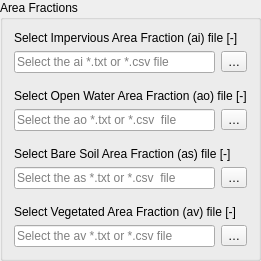
            <widget class="QGroupBox" name="groupBox_2">
             <property name="sizePolicy">
              <sizepolicy hsizetype="Minimum" vsizetype="Minimum">
               <horstretch>0</horstretch>
               <verstretch>0</verstretch>
              </sizepolicy>
             </property>
             <property name="toolTip">
              <string>&lt;html&gt;&lt;head/&gt;&lt;body&gt;&lt;p&gt;Note that ai + ao + as + av = 1.&lt;/p&gt;&lt;/body&gt;&lt;/html&gt;</string>
             </property>
             <property name="title">
              <string>Area Fractions</string>
             </property>
             <layout class="QVBoxLayout" name="verticalLayout_4">
              <item>
               <layout class="QGridLayout" name="gridLayout_2">
                <item row="0" column="0">
                 <widget class="QLabel" name="label_a_i">
                  <property name="sizePolicy">
                   <sizepolicy hsizetype="Minimum" vsizetype="Minimum">
                    <horstretch>0</horstretch>
                    <verstretch>0</verstretch>
                   </sizepolicy>
                  </property>
                  <property name="toolTip">
                   <string>Values of fraction of impervious surface area for each land use class.</string>
                  </property>
                  <property name="whatsThis">
                   <string>This file is a *.txt or *.csv file with values, representing the fraction of impervious surface area for each land use class.</string>
                  </property>
                  <property name="text">
                   <string>&lt;html&gt;&lt;head/&gt;&lt;body&gt;&lt;p&gt;Select Impervious Area Fraction (ai) file [-]&lt;/p&gt;&lt;/body&gt;&lt;/html&gt;</string>
                  </property>
                  <property name="buddy">
                   <cstring>btn_a_i</cstring>
                  </property>
                 </widget>
                </item>
                <item row="1" column="0">
                 <layout class="QHBoxLayout" name="horizontalLayout_12">
                  <item>
                   <widget class="QLineEdit" name="lineEdt_a_i">
                    <property name="toolTip">
                     <string>Values of fraction of impervious surface area for each land use class.</string>
                    </property>
                    <property name="whatsThis">
                     <string>This file is a *.txt or *.csv file with values, representing the fraction of impervious surface area for each land use class.</string>
                    </property>
                    <property name="text">
                     <string/>
                    </property>
                    <property name="placeholderText">
                     <string>Select the ai *.txt or *.csv file</string>
                    </property>
                    <property name="clearButtonEnabled">
                     <bool>true</bool>
                    </property>
                   </widget>
                  </item>
                  <item>
                   <widget class="QToolButton" name="btn_a_i">
                    <property name="toolTip">
                     <string>Values of fraction of impervious surface area for each land use class.</string>
                    </property>
                    <property name="whatsThis">
                     <string>This file is a *.txt or *.csv file with values, representing the fraction of impervious surface area for each land use class.</string>
                    </property>
                    <property name="text">
                     <string>…</string>
                    </property>
                   </widget>
                  </item>
                 </layout>
                </item>
               </layout>
              </item>
              <item>
               <spacer name="verticalSpacer_22">
                <property name="orientation">
                 <enum>Qt::Vertical</enum>
                </property>
                <property name="sizeHint" stdset="0">
                 <size>
                  <width>20</width>
                  <height>10</height>
                 </size>
                </property>
               </spacer>
              </item>
              <item>
               <layout class="QGridLayout" name="gridLayout_25">
                <item row="0" column="0">
                 <widget class="QLabel" name="label_a_o">
                  <property name="sizePolicy">
                   <sizepolicy hsizetype="Minimum" vsizetype="Minimum">
                    <horstretch>0</horstretch>
                    <verstretch>0</verstretch>
                   </sizepolicy>
                  </property>
                  <property name="toolTip">
                   <string>Values of fraction of open-water area for each land use class.</string>
                  </property>
                  <property name="whatsThis">
                   <string>This file is a *.txt or *.csv file with values, representing the fraction of open-water area for each land use class.</string>
                  </property>
                  <property name="text">
                   <string>Select Open Water Area Fraction (ao) file [-]</string>
                  </property>
                  <property name="buddy">
                   <cstring>btn_a_o</cstring>
                  </property>
                 </widget>
                </item>
                <item row="1" column="0">
                 <layout class="QHBoxLayout" name="horizontalLayout_11">
                  <item>
                   <widget class="QLineEdit" name="lineEdt_a_o">
                    <property name="toolTip">
                     <string>Values of fraction of open-water area for each land use class.</string>
                    </property>
                    <property name="whatsThis">
                     <string>This file is a *.txt or *.csv file with values, representing the fraction of open-water area for each land use class.</string>
                    </property>
                    <property name="text">
                     <string/>
                    </property>
                    <property name="placeholderText">
                     <string>Select the ao *.txt or *.csv  file</string>
                    </property>
                    <property name="clearButtonEnabled">
                     <bool>true</bool>
                    </property>
                   </widget>
                  </item>
                  <item>
                   <widget class="QToolButton" name="btn_a_o">
                    <property name="toolTip">
                     <string>Values of fraction of open-water area for each land use class.</string>
                    </property>
                    <property name="whatsThis">
                     <string>This file is a *.txt or *.csv file with values, representing the fraction of open-water area for each land use class.</string>
                    </property>
                    <property name="text">
                     <string>…</string>
                    </property>
                   </widget>
                  </item>
                 </layout>
                </item>
               </layout>
              </item>
              <item>
               <spacer name="verticalSpacer_23">
                <property name="orientation">
                 <enum>Qt::Vertical</enum>
                </property>
                <property name="sizeHint" stdset="0">
                 <size>
                  <width>20</width>
                  <height>10</height>
                 </size>
                </property>
               </spacer>
              </item>
              <item>
               <layout class="QGridLayout" name="gridLayout_30">
                <item row="0" column="0">
                 <widget class="QLabel" name="label_a_s">
                  <property name="sizePolicy">
                   <sizepolicy hsizetype="Minimum" vsizetype="Minimum">
                    <horstretch>0</horstretch>
                    <verstretch>0</verstretch>
                   </sizepolicy>
                  </property>
                  <property name="toolTip">
                   <string>Values of fraction of bare soil area for each land use class.</string>
                  </property>
                  <property name="whatsThis">
                   <string>This file is a *.txt or *.csv file with values, representing the fraction of bare soil area for each land use class.</string>
                  </property>
                  <property name="text">
                   <string>Select Bare Soil Area Fraction (as) file [-]</string>
                  </property>
                  <property name="buddy">
                   <cstring>btn_a_s</cstring>
                  </property>
                 </widget>
                </item>
                <item row="1" column="0">
                 <layout class="QHBoxLayout" name="horizontalLayout_10">
                  <item>
                   <widget class="QLineEdit" name="lineEdt_a_s">
                    <property name="toolTip">
                     <string>Values of fraction of bare soil area for each land use class.</string>
                    </property>
                    <property name="whatsThis">
                     <string>This file is a *.txt or *.csv file with values, representing the fraction of bare soil area for each land use class.</string>
                    </property>
                    <property name="text">
                     <string/>
                    </property>
                    <property name="placeholderText">
                     <string>Select the as *.txt or *.csv  file</string>
                    </property>
                    <property name="clearButtonEnabled">
                     <bool>true</bool>
                    </property>
                   </widget>
                  </item>
                  <item>
                   <widget class="QToolButton" name="btn_a_s">
                    <property name="toolTip">
                     <string>Values of fraction of bare soil area for each land use class.</string>
                    </property>
                    <property name="whatsThis">
                     <string>This file is a *.txt or *.csv file with values, representing the fraction of bare soil area for each land use class.</string>
                    </property>
                    <property name="text">
                     <string>…</string>
                    </property>
                   </widget>
                  </item>
                 </layout>
                </item>
               </layout>
              </item>
              <item>
               <spacer name="verticalSpacer_24">
                <property name="orientation">
                 <enum>Qt::Vertical</enum>
                </property>
                <property name="sizeHint" stdset="0">
                 <size>
                  <width>20</width>
                  <height>10</height>
                 </size>
                </property>
               </spacer>
              </item>
              <item>
               <layout class="QGridLayout" name="gridLayout_31">
                <item row="2" column="0">
                 <layout class="QHBoxLayout" name="horizontalLayout_9">
                  <item>
                   <widget class="QLineEdit" name="lineEdt_a_v">
                    <property name="toolTip">
                     <string>Values of fraction of vegetated area for each land use class.</string>
                    </property>
                    <property name="whatsThis">
                     <string>This file is a *.txt or *.csv file with values, representing the fraction of vegetated area for each land use class.</string>
                    </property>
                    <property name="text">
                     <string/>
                    </property>
                    <property name="placeholderText">
                     <string>Select the av *.txt or *.csv file</string>
                    </property>
                    <property name="clearButtonEnabled">
                     <bool>true</bool>
                    </property>
                   </widget>
                  </item>
                  <item>
                   <widget class="QToolButton" name="btn_a_v">
                    <property name="toolTip">
                     <string>Values of fraction of vegetated area for each land use class.</string>
                    </property>
                    <property name="whatsThis">
                     <string>This file is a *.txt or *.csv file with values, representing the fraction of vegetated area for each land use class.</string>
                    </property>
                    <property name="text">
                     <string>…</string>
                    </property>
                   </widget>
                  </item>
                 </layout>
                </item>
                <item row="1" column="0">
                 <widget class="QLabel" name="label_a_v">
                  <property name="sizePolicy">
                   <sizepolicy hsizetype="Minimum" vsizetype="Minimum">
                    <horstretch>0</horstretch>
                    <verstretch>0</verstretch>
                   </sizepolicy>
                  </property>
                  <property name="toolTip">
                   <string>Values of fraction of vegetated area for each land use class.</string>
                  </property>
                  <property name="whatsThis">
                   <string>This file is a *.txt or *.csv file with values, representing the fraction of vegetated area for each land use class.</string>
                  </property>
                  <property name="text">
                   <string>Select Vegetated Area Fraction (av) file [-]</string>
                  </property>
                  <property name="buddy">
                   <cstring>btn_a_v</cstring>
                  </property>
                 </widget>
                </item>
               </layout>
              </item>
             </layout>
            </widget>
